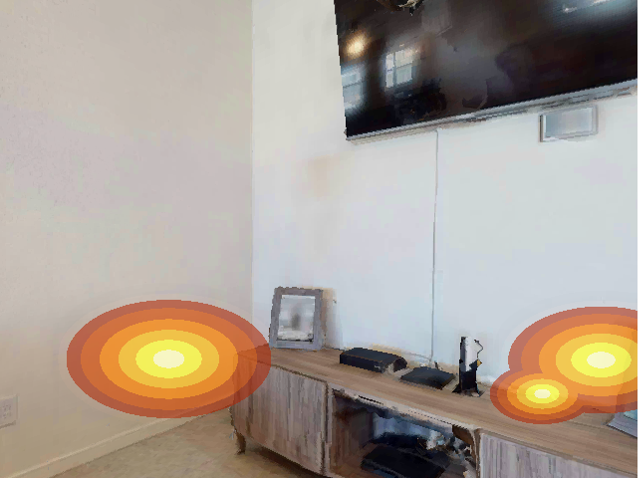
#> input picture utils/rgb1.png, 640 x 478 px
$ python multi-fusion.py
#> lines starting #> are read from the running program, lines starting #| are printed output that depends on the picture; after the words box and inside, x2 and y2 are one past the last pixel; in counts of white or black regions, pixels touching at a corner belong together
import cv2
import numpy as np
import matplotlib.pyplot as plt
from scipy.ndimage import gaussian_filter
import os

# 获取脚本所在目录，确保相对路径正确
SCRIPT_DIR = os.path.dirname(os.path.abspath(__file__))

# =====================================================
# 1. 读取 RGB & Depth
# =====================================================
rgb_path = os.path.join(SCRIPT_DIR, "rgb1.png")
rgb = cv2.imread(rgb_path)
#> rgb is the input picture: shape (478, 640, 3); mean B, G, R 148.6, 159.3, 170.5
assert rgb is not None, f"rgb.png not found at {rgb_path}"

rgb = cv2.cvtColor(rgb, cv2.COLOR_BGR2RGB).astype(np.float32) / 255.0

depth_path = os.path.join(SCRIPT_DIR, "depth1.png")
depth_raw = cv2.imread(depth_path, cv2.IMREAD_UNCHANGED)
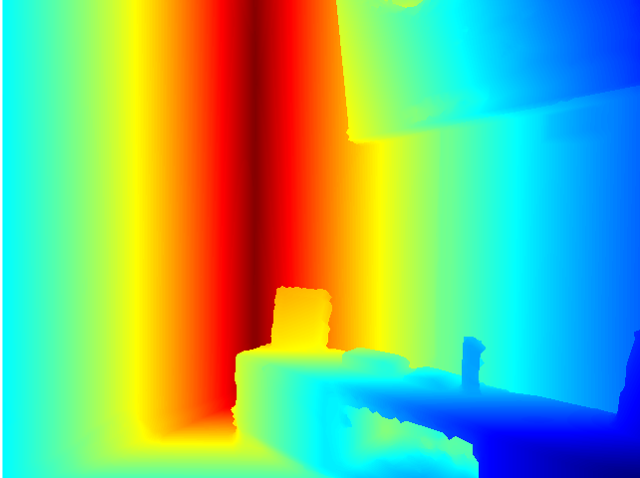
#> input picture utils/depth1.png, 640 x 478 px
#> depth_raw is the input picture: shape (478, 640, 4); mean B, G, R, A 130.1, 181.5, 120.6, 255
assert depth_raw is not None, f"depth.png not found at {depth_path}"

# 保存原始彩色深度图用于可视化
if len(depth_raw.shape) == 3:
    depth_color_original = cv2.cvtColor(depth_raw, cv2.COLOR_BGR2RGB).astype(np.float32) / 255.0
    # 转为灰度用于计算
    depth = cv2.cvtColor(depth_raw, cv2.COLOR_BGR2GRAY).astype(np.float32)
else:
    depth = depth_raw.astype(np.float32)
    # 如果原本是灰度，生成彩色版本
    depth_norm_vis = (depth - depth.min()) / (depth.max() - depth.min() + 1e-6)
    depth_color_original = plt.cm.jet(depth_norm_vis)[..., :3].astype(np.float32)

# =====================================================
# 统一所有图像尺寸（以 RGB 为基准）
# =====================================================
H_rgb, W_rgb = rgb.shape[:2]
#> H_rgb = 478; W_rgb = 640
H_depth, W_depth = depth.shape[:2]
#> H_depth = 478; W_depth = 640

if (H_rgb, W_rgb) != (H_depth, W_depth):
    print(f"⚠️ 尺寸不匹配: RGB={rgb.shape[:2]}, Depth={depth.shape[:2]}")
    print(f"   统一调整到 RGB 尺寸: ({H_rgb}, {W_rgb})")
    # 调整 depth 和 depth_color_original 到 RGB 尺寸
    depth = cv2.resize(depth, (W_rgb, H_rgb), interpolation=cv2.INTER_LINEAR)
    depth_color_original = cv2.resize(depth_color_original, (W_rgb, H_rgb), interpolation=cv2.INTER_LINEAR)

# 归一化深度到 0–10 米
depth = depth - depth.min()
depth = depth / (depth.max() + 1e-6)
depth = depth * 10.0

H, W = depth.shape
#> H = 478; W = 640
print(f"✓ 统一尺寸: H={H}, W={W}")
#| ✓ 统一尺寸: H=478, W=640

# =====================================================
# 2. 生成空间不均匀烟雾 Mask
# =====================================================
def generate_smoke_mask(h, w, sigma=80):
    noise = np.random.rand(h, w)
    smoke = gaussian_filter(noise, sigma=sigma)
    smoke = (smoke - smoke.min()) / (smoke.max() - smoke.min() + 1e-6)
    return smoke

smoke_mask = generate_smoke_mask(H, W)

# =====================================================
# 3. 火焰检测（提前进行，用于烟雾渲染）
# =====================================================
def detect_fire_for_smoke(rgb_img):
    """
    检测火焰区域，用于在烟雾渲染时保护火焰
    """
    r, g, b = rgb_img[:,:,0], rgb_img[:,:,1], rgb_img[:,:,2]
    brightness = (r + g + b) / 3

    # 火焰核心（白/黄色，非常亮）
    fire_core = (brightness > 0.7) & (r > 0.6) & (g > 0.4)

    # 火焰边缘（橙/红色）
    fire_edge = (r > 0.5) & (r > g * 1.2) & (g > b * 1.1) & (brightness > 0.3)

    # 深红/暗火焰
    fire_dark = (r > 0.4) & (r > g * 1.5) & (r > b * 2.0)

    # 合并火焰区域
    fire_region = (fire_core | fire_edge | fire_dark).astype(np.float32)

    # 稍微扩展火焰区域，确保边缘也被保护
    fire_region = gaussian_filter(fire_region, sigma=5)
    fire_region = np.clip(fire_region * 1.5, 0, 1)

    return fire_region

# 预先检测火焰区域
fire_protection_mask = detect_fire_for_smoke(rgb)
#> in detect_fire_for_smoke, `fire_core = (brightness > 0.7) & (r > 0.6) & (g > 0.4)`:
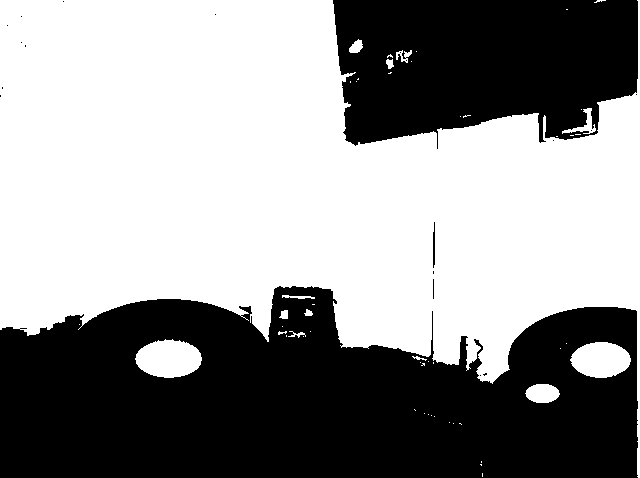
#> fire_core: shape (478, 640) bool; 57% white; 20 black regions (16 under 20 px), largest, box (x1, y1, x2, y2) and area: (0, 286, 638, 478) 94206, (333, 0, 638, 149) 37122, (433, 222, 435, 268) 79, (433, 279, 434, 299) 20
#> in detect_fire_for_smoke, `fire_edge = (r > 0.5) & (r > g * 1.2) & (g > b * 1.1) & (brightness > ..`: fire_edge: shape (478, 640) bool; 11.6% white; 56 white regions (49 under 20 px), largest, box (x1, y1, x2, y2) and area: (66, 300, 638, 473) 34582, (221, 458, 262, 478) 460, (346, 33, 368, 57) 114
#> in detect_fire_for_smoke, `fire_dark = (r > 0.4) & (r > g * 1.5) & (r > b * 2.0)`: fire_dark: shape (478, 640) bool; 7.1% white; 17 white regions (13 under 20 px), largest, box (x1, y1, x2, y2) and area: (67, 300, 271, 418) 14184, (490, 313, 637, 424) 7342, (585, 307, 617, 308) 32, (516, 321, 538, 339) 22
#> in detect_fire_for_smoke, `fire_region = (fire_core | fire_edge | fire_dark).astype(np.float32)`: fire_region: shape (478, 640) float32; values 0 (black) and 1 (white), 68.6% white; 210 black regions (191 under 20 px), largest, box (x1, y1, x2, y2) and area: (0, 314, 638, 478) 45891, (333, 0, 638, 149) 37003, (267, 286, 510, 420) 9669

# =====================================================
# 4. 烟雾 RGB 合成（火焰区域保护）
# =====================================================
def apply_smoke(rgb, depth, smoke_mask, fire_protection, beta=0.6):
    """
    Koschmieder-inspired smoke model
    烟雾会遮挡普通物体，但不会遮挡火焰（火焰光亮穿透烟雾）
    """
    A = np.array([0.75, 0.75, 0.75])  # 空气光（灰白）
    transmission = np.exp(-beta * depth)
    transmission = transmission * (0.3 + 0.7 * smoke_mask)

    # 烟雾效果应用到非火焰区域
    out_smoke = rgb * transmission[..., None] + A * (1 - transmission[..., None])

    # 火焰区域：保持原始颜色，只添加轻微的烟雾散射光晕
    # 火焰的光会穿透烟雾，但会产生一些光晕效果
    fire_glow = gaussian_filter(fire_protection, sigma=15)  # 火焰光晕

    # 在火焰区域，烟雾效果大幅减弱
    # fire_protection: 1 = 火焰区域（几乎无烟雾效果），0 = 普通区域（正常烟雾）
    smoke_reduction = 1 - fire_protection * 0.9  # 火焰区域烟雾减少90%

    # 混合：火焰区域保留更多原始颜色
    out = out_smoke * smoke_reduction[..., None] + rgb * (1 - smoke_reduction[..., None])

    # 火焰光晕效果：在烟雾中火焰周围有暖色光晕
    glow_color = np.array([1.0, 0.6, 0.3])  # 暖橙色光晕
    glow_intensity = fire_glow * smoke_mask * 0.3  # 烟雾中的光晕
    out = out + glow_color * glow_intensity[..., None]

    return np.clip(out, 0, 1)

def apply_smoke_to_depth(depth_color, depth_values, smoke_mask, beta=0.4):
    """
    给彩色深度图应用烟雾效果
    烟雾会降低深度图的对比度和清晰度，模拟传感器受烟雾干扰
    """
    A = np.array([0.6, 0.6, 0.6])  # 烟雾中深度传感器的噪声颜色（灰色）

    # 基于深度的透射率
    depth_norm = depth_values / (depth_values.max() + 1e-6)
    transmission = np.exp(-beta * depth_norm * 5)

    # 烟雾密度影响
    transmission = transmission * (0.4 + 0.6 * (1 - smoke_mask))
    transmission = np.clip(transmission, 0.1, 1.0)

    # 应用烟雾效果
    out = depth_color * transmission[..., None] + A * (1 - transmission[..., None])

    # 添加一些噪声模拟传感器干扰
    noise = np.random.normal(0, 0.02, out.shape)
    out = out + noise * smoke_mask[..., None]

    return np.clip(out, 0, 1)

rgb_smoke = apply_smoke(rgb, depth, smoke_mask, fire_protection_mask)
depth_smoke = apply_smoke_to_depth(depth_color_original, depth, smoke_mask)
#> in apply_smoke_to_depth, `out = depth_color * transmission[..., None] + A * (1 - transmission[....`:
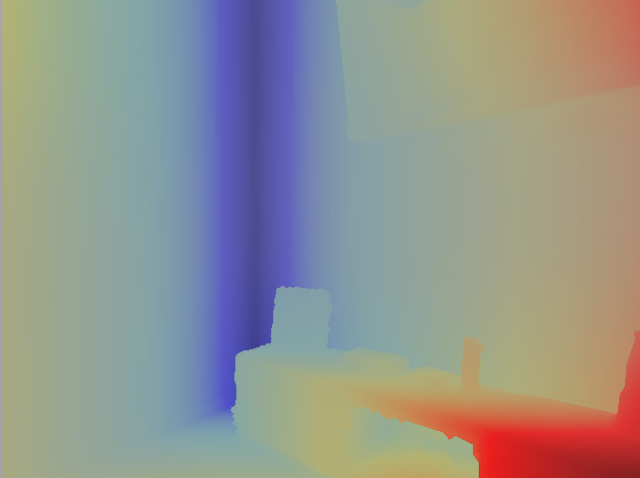
#> out: shape (478, 640, 3) float64; mean B, G, R 0.562, 0.583, 0.582

# =====================================================
# 5. Thermal（热成像）合成 - 增强版
# =====================================================
def detect_fire_from_rgb(rgb_img):
    """
    从 RGB 图像中检测火焰区域（基于暖色调）
    返回火焰强度 mask (0-1)
    """
    # rgb_img 是 0-1 范围的 float32
    r, g, b = rgb_img[:,:,0], rgb_img[:,:,1], rgb_img[:,:,2]

    # 火焰检测条件：
    # 1. 红色通道高
    # 2. 红色 > 绿色 > 蓝色（火焰的典型特征）
    # 3. 亮度较高

    # 火焰核心（白/黄色，非常亮）
    brightness = (r + g + b) / 3
    fire_core = (brightness > 0.7) & (r > 0.6) & (g > 0.4)

    # 火焰边缘（橙/红色）
    fire_edge = (r > 0.5) & (r > g * 1.2) & (g > b * 1.1) & (brightness > 0.3)

    # 深红/暗火焰
    fire_dark = (r > 0.4) & (r > g * 1.5) & (r > b * 2.0)

    # 合并火焰区域
    fire_mask = fire_core.astype(np.float32) * 1.0 + \
                fire_edge.astype(np.float32) * 0.7 + \
                fire_dark.astype(np.float32) * 0.5

    fire_mask = np.clip(fire_mask, 0, 1)

    # 平滑火焰边界
    fire_mask = gaussian_filter(fire_mask, sigma=3)
    fire_mask = (fire_mask - fire_mask.min()) / (fire_mask.max() - fire_mask.min() + 1e-6)

    return fire_mask

def extract_edge_from_rgb(rgb_img):
    """
    从 RGB 图像提取边缘轮廓
    """
    # 转为灰度
    gray = 0.299 * rgb_img[:,:,0] + 0.587 * rgb_img[:,:,1] + 0.114 * rgb_img[:,:,2]
    gray_uint8 = (gray * 255).astype(np.uint8)

    # Canny 边缘检测
    edges = cv2.Canny(gray_uint8, 30, 100)

    # 轻微膨胀使边缘更明显
    kernel = np.ones((2, 2), np.uint8)
    edges = cv2.dilate(edges, kernel, iterations=1)

    # 归一化到 0-1
    edges = edges.astype(np.float32) / 255.0

    return edges

def generate_thermal_enhanced(rgb_img, depth, smoke_mask):
    """
    增强版热成像生成：
    - 从 RGB 检测火焰
    - 显示场景轮廓
    - 火焰区域温度更高更鲜明
    输出单位：Kelvin（模拟）
    """
    H, W = depth.shape

    # 1. 基础环境温度（根据深度，近处稍暖）
    depth_norm = depth / (depth.max() + 1e-6)
    thermal = 290 + 15 * (1 - depth_norm)  # 290-305K 环境温度

    # 2. 从 RGB 检测火焰
    fire_mask = detect_fire_from_rgb(rgb_img)

    # 3. 火焰温度叠加（火焰核心可达 1200K+）
    # 使用非线性映射使火焰更鲜明
    fire_intensity = fire_mask ** 0.5  # 增强弱火焰的可见度
    thermal += 900 * fire_intensity  # 火焰区域大幅升温

    # 4. 额外的火焰热点（模拟不均匀燃烧）
    if fire_mask.max() > 0.1:
        # 在检测到火焰的区域添加随机热点
        fire_hotspots = fire_mask * np.random.uniform(0.8, 1.2, size=(H, W))
        fire_hotspots = gaussian_filter(fire_hotspots, sigma=5)
        thermal += 200 * fire_hotspots

    # 5. 提取并叠加 RGB 轮廓（轻微温度变化显示结构）
    edges = extract_edge_from_rgb(rgb_img)
    # 边缘区域有轻微温差（模拟材质边界的热传导差异）
    thermal += 20 * edges

    # 6. 物体表面温度变化（基于 RGB 亮度）
    brightness = (rgb_img[:,:,0] + rgb_img[:,:,1] + rgb_img[:,:,2]) / 3
    # 亮色物体反射更多光，温度稍低；暗色物体吸热更多
    thermal += 10 * (0.5 - brightness)

    # 7. 烟雾对 thermal 的轻微衰减
    thermal -= 30 * smoke_mask

    # 8. 添加轻微噪声模拟真实热成像
    noise = np.random.normal(0, 2, thermal.shape)
    thermal += noise

    return thermal, fire_mask, edges

thermal, fire_mask, edges = generate_thermal_enhanced(rgb, depth, smoke_mask)
#> in generate_thermal_enhanced, `thermal = 290 + 15 * (1 - depth_norm)`:
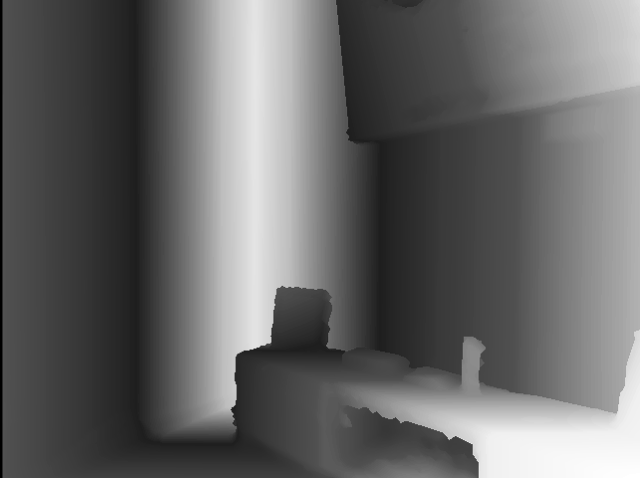
#> thermal: shape (478, 640) float32; min 290, max 305, mean 296.1; drawn with min black and max white
#> in detect_fire_from_rgb, `fire_mask = fire_core.astype(np.float32) * 1.0 + \ fire_edge.astype(np..`:
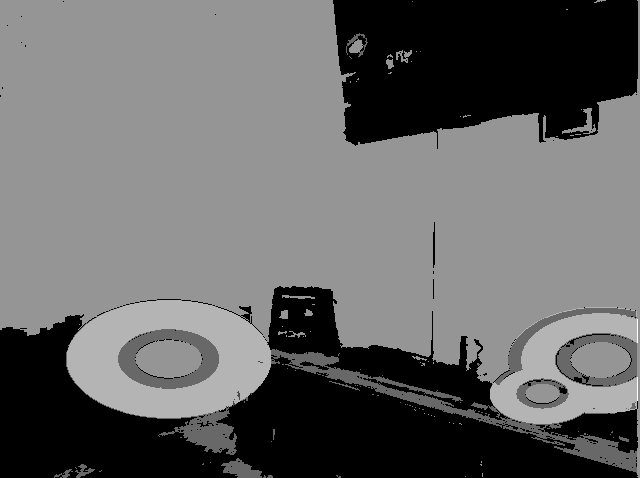
#> fire_mask: shape (478, 640) float32; min 0, max 1.7, mean 0.687; drawn with min black and max white
#> in generate_thermal_enhanced, `fire_hotspots = fire_mask * np.random.uniform(0.8, 1.2, size=(H, W))`:
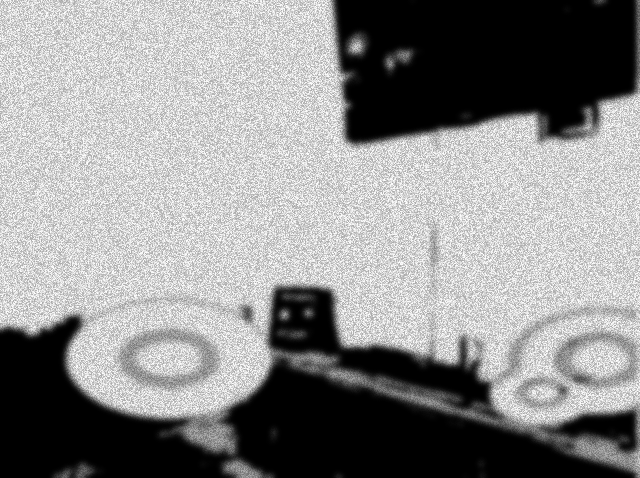
#> fire_hotspots: shape (478, 640) float64; min 0, max 1.2, mean 0.673; drawn with min black and max white
#> in extract_edge_from_rgb, `edges = cv2.Canny(gray_uint8, 30, 100)`: edges: shape (478, 640); 5.7% white in thin lines or dots
#> in extract_edge_from_rgb, `edges = cv2.dilate(edges, kernel, iterations=1)`:
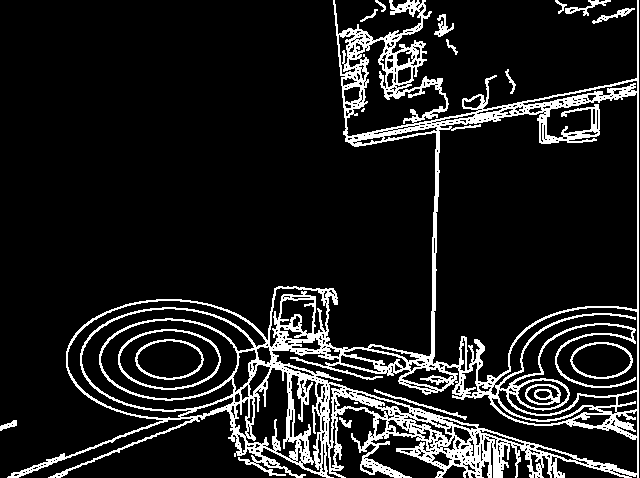
#> edges: shape (478, 640); 12.3% white in thin lines or dots

# =====================================================
# 6. 可视化
# =====================================================
plt.figure(figsize=(18, 8))

# 第一行：RGB 和 Depth 对比
plt.subplot(2, 4, 1)
plt.title("Original RGB")
plt.imshow(rgb)
plt.axis("off")

plt.subplot(2, 4, 2)
plt.title("RGB + Smoke")
plt.imshow(rgb_smoke)
plt.axis("off")

plt.subplot(2, 4, 3)
plt.title("Original Depth (Color)")
plt.imshow(depth_color_original)
plt.axis("off")

plt.subplot(2, 4, 4)
plt.title("Depth + Smoke")
plt.imshow(depth_smoke)
plt.axis("off")

# 第二行：烟雾和热成像
plt.subplot(2, 4, 5)
plt.title("Smoke Density")
plt.imshow(smoke_mask, cmap="gray")
plt.colorbar()
plt.axis("off")

plt.subplot(2, 4, 6)
plt.title("Fire Detection")
plt.imshow(fire_mask, cmap="hot")
plt.colorbar()
plt.axis("off")

plt.subplot(2, 4, 7)
plt.title("Thermal (K)")
plt.imshow(thermal, cmap="inferno")
plt.colorbar()
plt.axis("off")

plt.subplot(2, 4, 8)
plt.title("Depth Values (m)")
plt.imshow(depth, cmap="jet")
plt.colorbar()
plt.axis("off")

plt.tight_layout()
plt.savefig(os.path.join(SCRIPT_DIR, "multi_fusion_result.png"), dpi=150)
# plt.show()  # 取消注释以交互显示

# =====================================================
# 7. 保存结果
# =====================================================
output_dir = SCRIPT_DIR

# RGB 烟雾效果
cv2.imwrite(os.path.join(output_dir, "rgb_smoke.png"),
            (rgb_smoke * 255).astype(np.uint8)[:, :, ::-1])

# 彩色深度图 + 烟雾效果
cv2.imwrite(os.path.join(output_dir, "depth_smoke.png"),
            (depth_smoke * 255).astype(np.uint8)[:, :, ::-1])

# 原始彩色深度图（保留）
cv2.imwrite(os.path.join(output_dir, "depth_color_original.png"),
            (depth_color_original * 255).astype(np.uint8)[:, :, ::-1])

# 热成像
thermal_norm = (thermal - thermal.min()) / (thermal.max() - thermal.min())
thermal_color = plt.cm.inferno(thermal_norm)[..., :3]
cv2.imwrite(os.path.join(output_dir, "thermal.png"),
            (thermal_color * 255).astype(np.uint8)[:, :, ::-1])

np.save(os.path.join(output_dir, "thermal.npy"), thermal)

print("✅ 生成完成：")
print(" - rgb_smoke.png          : RGB + 烟雾效果")
print(" - depth_smoke.png        : 彩色深度图 + 烟雾效果")
print(" - depth_color_original.png : 原始彩色深度图")
print(" - thermal.png            : 热成像")
print(" - multi_fusion_result.png : 完整对比图")
